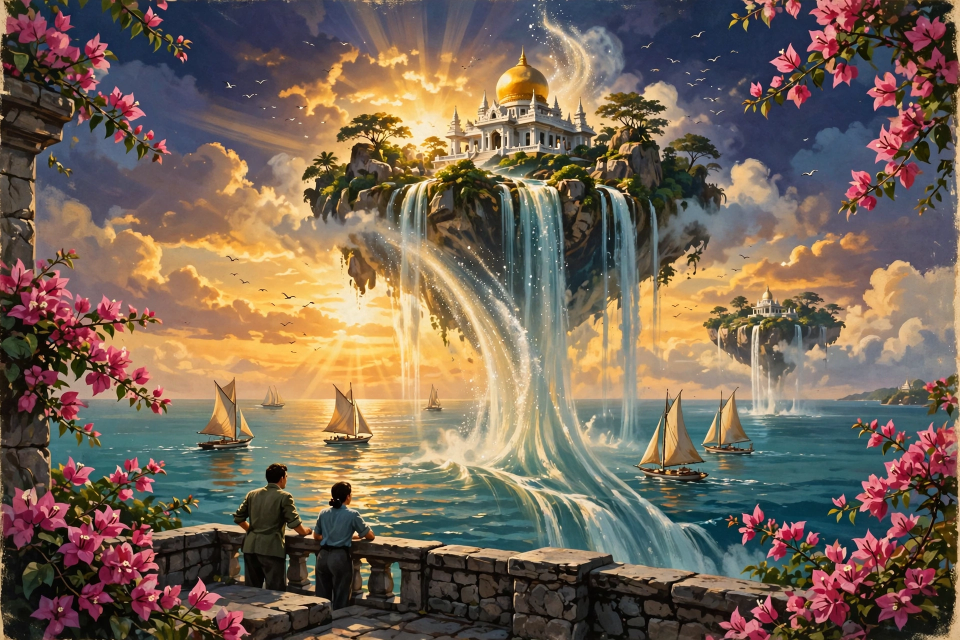
#> input picture scene.png, 1920 x 1280 px (shown at 1/2 size)
$ python make_image.py
#> lines starting #> are read from the running program, lines starting #| are printed output that depends on the picture
"""SARANJANA — The Poster for a Place That Isn't There.
Realistic painterly travel poster (NOT flat cartoon): the scene is a
painterly illustration (scene.png, generated once and shipped in the repo);
this script composites the title + tagline + frame with PIL and writes
entry.png. 1024x1024, deterministic (no randomness, no network)."""
from PIL import Image, ImageDraw, ImageFont, ImageFilter
import os

import os as _os
SRC = _os.path.join(_os.path.dirname(_os.path.abspath(__file__)), "scene.png")
OUT = _os.path.join(_os.path.dirname(_os.path.abspath(__file__)), "entry.png")
W = H = 1024

img = Image.open(SRC).convert("RGB")
#> img is the input picture: PIL image 1920x1280 RGB; mean R, G, B 118.9, 101.7, 86.1
# center-crop to square then resize to 1024x1024
w, h = img.size
#> w = 1920; h = 1280
side = min(w, h)
#> side = 1280
img = img.crop(((w - side) // 2, (h - side) // 2, (w + side) // 2, (h + side) // 2))
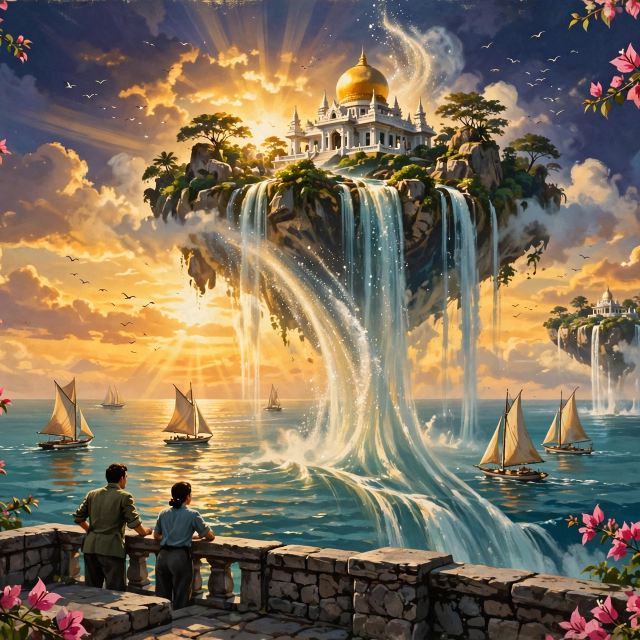
#> img: PIL image 1280x1280 RGB (shown at 1/2 size); mean R, G, B 127.4, 113.1, 91.1
img = img.resize((W, H), Image.LANCZOS)
#> img: PIL image 1024x1024 RGB

draw = ImageDraw.Draw(img, "RGBA")

# --- top dark gradient band for title readability (subtle) ---
band_h = 190
overlay = Image.new("RGBA", (W, H), (0, 0, 0, 0))
#> overlay: PIL image 1024x1024 RGBA; every value is 0
od = ImageDraw.Draw(overlay)
for y in range(band_h):
    alpha = int(150 * (1 - y / band_h) ** 1.5)
    od.line([(0, y), (W, y)], fill=(10, 8, 30, alpha))
overlay = overlay.filter(ImageFilter.GaussianBlur(2))
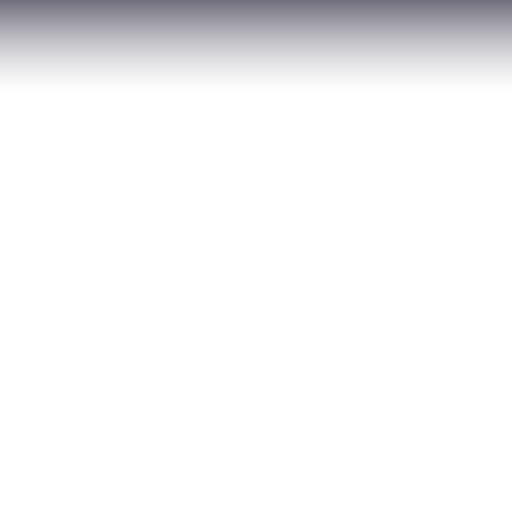
#> overlay: PIL image 1024x1024 RGBA (shown at 1/2 size); mean R, G, B, A 1.9, 1.5, 5.6, 11.1; transparent parts drawn white
img = Image.alpha_composite(img.convert("RGBA"), overlay).convert("RGB")
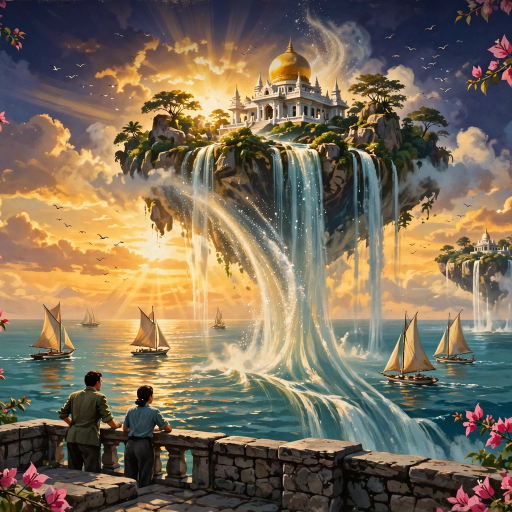
#> img: PIL image 1024x1024 RGB (shown at 1/2 size); mean R, G, B 124.2, 110, 88.5
draw = ImageDraw.Draw(img, "RGBA")

def font(sz, bold=True):
#> called with sz = 106, bold = True
    for p in ("/usr/share/fonts/truetype/dejavu/DejaVuSerif-Bold.ttf" if bold else "/usr/share/fonts/truetype/dejavu/DejaVuSerif.ttf",
              "/usr/share/fonts/truetype/dejavu/DejaVuSans-Bold.ttf",
              "/usr/share/fonts/truetype/liberation/LiberationSerif-Bold.ttf"):
        if os.path.exists(p):
            return ImageFont.truetype(p, sz)
    return ImageFont.load_default()

def text_center(y, s, fnt, fill, outline=(20, 14, 8), ow=3):
#> called with y = 18, s = 'SARANJANA', fill = (255, 244, 214), outline = (20, 14, 8), ow = 3
    x = W // 2
    # outline
    for dx in range(-ow, ow + 1):
        for dy in range(-ow, ow + 1):
            if dx or dy:
                draw.text((x + dx, y + dy), s, font=fnt, fill=outline, anchor="ma")
    draw.text((x, y), s, font=fnt, fill=fill, anchor="ma")

# Title SARANJANA — big cream serif with dark outline
f_title = font(106, True)
text_center(18, "SARANJANA", f_title, (255, 244, 214))

# Tagline — gold, letterspaced (smaller so it fits inside the frame)
f_tag = font(26, True)
tag = "W H E R E   T H E   U N S E E N   C I T Y   S H I N E S"
text_center(150, tag, f_tag, (255, 200, 90))

# Thin vintage gold frame
draw.rectangle([14, 14, W - 15, H - 15], outline=(212, 175, 105), width=5)
draw.rectangle([26, 26, W - 27, H - 27], outline=(212, 175, 105, 180), width=2)

# Save as palette PNG (256 colors, adaptive + dithering) to stay under 1 MiB
pal = img.convert("P", palette=Image.ADAPTIVE, colors=256, dither=Image.FLOYDSTEINBERG)
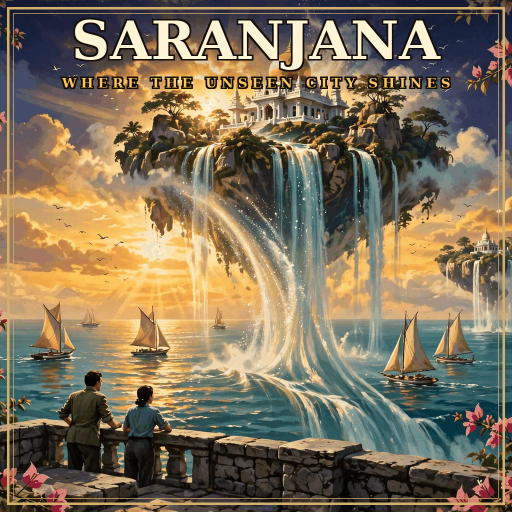
#> pal: PIL image 1024x1024 P (shown at 1/2 size); mean R, G, B 129.1, 114.7, 90.9
pal.save(OUT, "PNG", optimize=True)
print("saved", OUT, os.path.getsize(OUT), "bytes")


if __name__ == "__main__":
    pass
